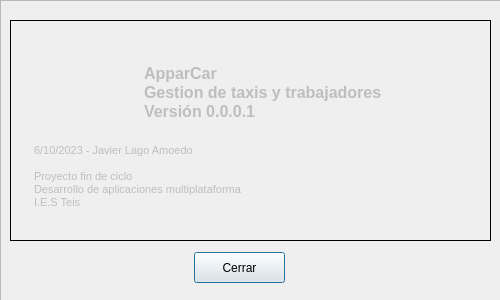
<?xml version="1.0" encoding="UTF-8"?>
<ui version="4.0">
 <class>AcercaDe</class>
 <widget class="QDialog" name="AcercaDe">
  <property name="geometry">
   <rect>
    <x>0</x>
    <y>0</y>
    <width>500</width>
    <height>300</height>
   </rect>
  </property>
  <property name="windowTitle">
   <string>Acerca de ....</string>
  </property>
  <property name="windowIcon">
   <iconset>
    <normaloff>img/3986726-man-taxi-transport-icon_112967.svg</normaloff>img/3986726-man-taxi-transport-icon_112967.svg</iconset>
  </property>
  <widget class="QFrame" name="frame">
   <property name="geometry">
    <rect>
     <x>0</x>
     <y>0</y>
     <width>501</width>
     <height>301</height>
    </rect>
   </property>
   <property name="sizePolicy">
    <sizepolicy hsizetype="Maximum" vsizetype="Maximum">
     <horstretch>0</horstretch>
     <verstretch>0</verstretch>
    </sizepolicy>
   </property>
   <property name="frameShape">
    <enum>QFrame::StyledPanel</enum>
   </property>
   <property name="frameShadow">
    <enum>QFrame::Plain</enum>
   </property>
   <property name="lineWidth">
    <number>1</number>
   </property>
   <widget class="QFrame" name="frame_2">
    <property name="geometry">
     <rect>
      <x>10</x>
      <y>20</y>
      <width>481</width>
      <height>221</height>
     </rect>
    </property>
    <property name="frameShape">
     <enum>QFrame::Box</enum>
    </property>
    <property name="frameShadow">
     <enum>QFrame::Plain</enum>
    </property>
    <property name="lineWidth">
     <number>1</number>
    </property>
    <widget class="QLabel" name="label">
     <property name="geometry">
      <rect>
       <x>20</x>
       <y>30</y>
       <width>91</width>
       <height>91</height>
      </rect>
     </property>
     <property name="text">
      <string/>
     </property>
     <property name="pixmap">
      <pixmap>img/3986726-man-taxi-transport-icon_112967.svg</pixmap>
     </property>
     <property name="scaledContents">
      <bool>true</bool>
     </property>
     <property name="alignment">
      <set>Qt::AlignCenter</set>
     </property>
    </widget>
    <widget class="QTextEdit" name="txtNameApp">
     <property name="enabled">
      <bool>false</bool>
     </property>
     <property name="geometry">
      <rect>
       <x>130</x>
       <y>40</y>
       <width>271</width>
       <height>71</height>
      </rect>
     </property>
     <property name="font">
      <font>
       <pointsize>20</pointsize>
       <weight>75</weight>
       <bold>true</bold>
      </font>
     </property>
     <property name="frameShape">
      <enum>QFrame::NoFrame</enum>
     </property>
     <property name="lineWidth">
      <number>0</number>
     </property>
     <property name="verticalScrollBarPolicy">
      <enum>Qt::ScrollBarAlwaysOff</enum>
     </property>
     <property name="horizontalScrollBarPolicy">
      <enum>Qt::ScrollBarAlwaysOff</enum>
     </property>
     <property name="html">
      <string>&lt;!DOCTYPE HTML PUBLIC &quot;-//W3C//DTD HTML 4.0//EN&quot; &quot;http://www.w3.org/TR/REC-html40/strict.dtd&quot;&gt;
&lt;html&gt;&lt;head&gt;&lt;meta name=&quot;qrichtext&quot; content=&quot;1&quot; /&gt;&lt;style type=&quot;text/css&quot;&gt;
p, li { white-space: pre-wrap; }
&lt;/style&gt;&lt;/head&gt;&lt;body style=&quot; font-family:'MS Shell Dlg 2'; font-size:20pt; font-weight:600; font-style:normal;&quot;&gt;
&lt;p style=&quot; margin-top:0px; margin-bottom:0px; margin-left:0px; margin-right:0px; -qt-block-indent:0; text-indent:0px;&quot;&gt;&lt;span style=&quot; font-size:12pt;&quot;&gt;ApparCar&lt;/span&gt;&lt;/p&gt;
&lt;p style=&quot; margin-top:0px; margin-bottom:0px; margin-left:0px; margin-right:0px; -qt-block-indent:0; text-indent:0px;&quot;&gt;&lt;span style=&quot; font-size:12pt;&quot;&gt;Gestion de taxis y trabajadores&lt;/span&gt;&lt;/p&gt;
&lt;p style=&quot; margin-top:0px; margin-bottom:0px; margin-left:0px; margin-right:0px; -qt-block-indent:0; text-indent:0px;&quot;&gt;&lt;span style=&quot; font-size:12pt;&quot;&gt;Versión 0.0.0.1&lt;/span&gt;&lt;/p&gt;
&lt;p style=&quot;-qt-paragraph-type:empty; margin-top:0px; margin-bottom:0px; margin-left:0px; margin-right:0px; -qt-block-indent:0; text-indent:0px; font-size:12pt;&quot;&gt;&lt;br /&gt;&lt;/p&gt;&lt;/body&gt;&lt;/html&gt;</string>
     </property>
    </widget>
    <widget class="QTextEdit" name="textEdit_2">
     <property name="enabled">
      <bool>false</bool>
     </property>
     <property name="geometry">
      <rect>
       <x>20</x>
       <y>120</y>
       <width>441</width>
       <height>71</height>
      </rect>
     </property>
     <property name="minimumSize">
      <size>
       <width>441</width>
       <height>0</height>
      </size>
     </property>
     <property name="autoFillBackground">
      <bool>false</bool>
     </property>
     <property name="frameShape">
      <enum>QFrame::NoFrame</enum>
     </property>
     <property name="verticalScrollBarPolicy">
      <enum>Qt::ScrollBarAlwaysOff</enum>
     </property>
     <property name="horizontalScrollBarPolicy">
      <enum>Qt::ScrollBarAlwaysOff</enum>
     </property>
     <property name="sizeAdjustPolicy">
      <enum>QAbstractScrollArea::AdjustToContents</enum>
     </property>
     <property name="html">
      <string>&lt;!DOCTYPE HTML PUBLIC &quot;-//W3C//DTD HTML 4.0//EN&quot; &quot;http://www.w3.org/TR/REC-html40/strict.dtd&quot;&gt;
&lt;html&gt;&lt;head&gt;&lt;meta name=&quot;qrichtext&quot; content=&quot;1&quot; /&gt;&lt;style type=&quot;text/css&quot;&gt;
p, li { white-space: pre-wrap; }
&lt;/style&gt;&lt;/head&gt;&lt;body style=&quot; font-family:'MS Shell Dlg 2'; font-size:8.25pt; font-weight:400; font-style:normal;&quot;&gt;
&lt;p style=&quot; margin-top:0px; margin-bottom:0px; margin-left:0px; margin-right:0px; -qt-block-indent:0; text-indent:0px;&quot;&gt;6/10/2023 - Javier Lago Amoedo&lt;/p&gt;
&lt;p style=&quot;-qt-paragraph-type:empty; margin-top:0px; margin-bottom:0px; margin-left:0px; margin-right:0px; -qt-block-indent:0; text-indent:0px;&quot;&gt;&lt;br /&gt;&lt;/p&gt;
&lt;p style=&quot; margin-top:0px; margin-bottom:0px; margin-left:0px; margin-right:0px; -qt-block-indent:0; text-indent:0px;&quot;&gt;Proyecto fin de ciclo&lt;/p&gt;
&lt;p style=&quot; margin-top:0px; margin-bottom:0px; margin-left:0px; margin-right:0px; -qt-block-indent:0; text-indent:0px;&quot;&gt;Desarrollo de aplicaciones multiplataforma&lt;/p&gt;
&lt;p style=&quot; margin-top:0px; margin-bottom:0px; margin-left:0px; margin-right:0px; -qt-block-indent:0; text-indent:0px;&quot;&gt;I.E.S Teis&lt;/p&gt;
&lt;p style=&quot;-qt-paragraph-type:empty; margin-top:0px; margin-bottom:0px; margin-left:0px; margin-right:0px; -qt-block-indent:0; text-indent:0px;&quot;&gt;&lt;br /&gt;&lt;/p&gt;&lt;/body&gt;&lt;/html&gt;</string>
     </property>
     <property name="textInteractionFlags">
      <set>Qt::NoTextInteraction</set>
     </property>
    </widget>
   </widget>
   <widget class="QPushButton" name="pushButton">
    <property name="geometry">
     <rect>
      <x>194</x>
      <y>252</y>
      <width>91</width>
      <height>31</height>
     </rect>
    </property>
    <property name="text">
     <string>Cerrar</string>
    </property>
   </widget>
  </widget>
 </widget>
 <resources/>
 <connections/>
</ui>
